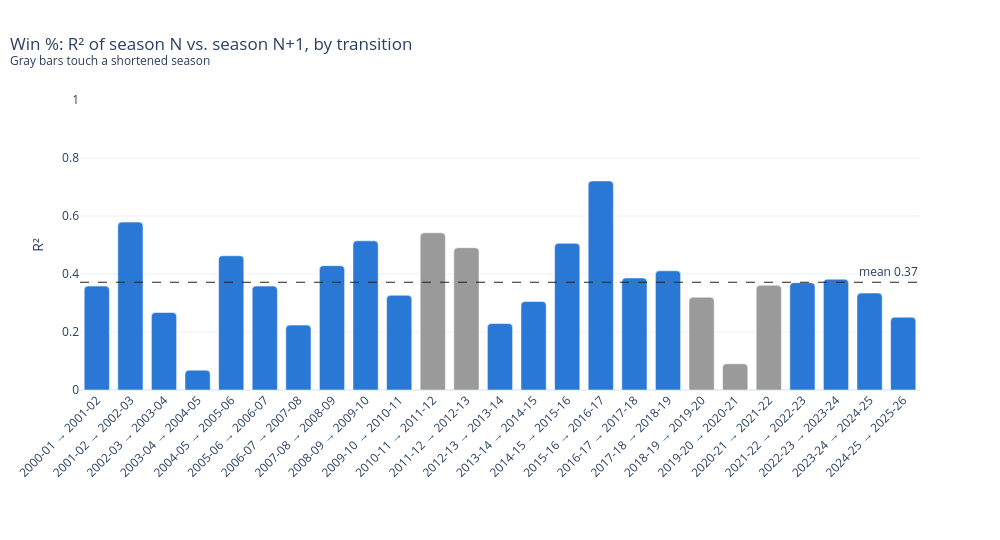

Here is the notebook cell this chart was saved with:
### Code cell
plot_r2_by_pair(r_squared_by_pair(pairs, "win_pct"), "win_pct").show()

### Figure 1 — Plotly figure (JSON) as saved in the notebook; plotly's stock layout.template omitted (floating-point values rounded to 4 significant figures)
{"data": [{"hovertemplate": "%{x}<br>R² = %{y:.3f}<extra></extra>", "marker": {"color": ["#2a78d6", "#2a78d6", "#2a78d6", "#2a78d6", "#2a78d6", "#2a78d6", "#2a78d6", "#2a78d6", "#2a78d6", "#2a78d6", "#9a9a9a", "#9a9a9a", "#2a78d6", "#2a78d6", "#2a78d6", "#2a78d6", "#2a78d6", "#2a78d6", "#9a9a9a", "#9a9a9a", "#9a9a9a", "#2a78d6", "#2a78d6", "#2a78d6", "#2a78d6"], "cornerradius": 4}, "type": "bar", "x": ["2000-01 → 2001-02", "2001-02 → 2002-03", "2002-03 → 2003-04", "2003-04 → 2004-05", "2004-05 → 2005-06", "2005-06 → 2006-07", "2006-07 → 2007-08", "2007-08 → 2008-09", "2008-09 → 2009-10", "2009-10 → 2010-11", "2010-11 → 2011-12", "2011-12 → 2012-13", "2012-13 → 2013-14", "2013-14 → 2014-15", "2014-15 → 2015-16", "2015-16 → 2016-17", "2016-17 → 2017-18", "2017-18 → 2018-19", "2018-19 → 2019-20", "2019-20 → 2020-21", "2020-21 → 2021-22", "2021-22 → 2022-23", "2022-23 → 2023-24", "2023-24 → 2024-25", "2024-25 → 2025-26"], "y": [0.3583, 0.579, 0.2673, 0.06838, 0.4629, 0.3583, 0.2238, 0.4288, 0.5144, 0.3265, 0.542, 0.4908, 0.2291, 0.3053, 0.5059, 0.721, 0.3864, 0.4112, 0.32, 0.09046, 0.3613, 0.3702, 0.3821, 0.3343, 0.2512]}], "layout": {"annotations": [{"showarrow": false, "text": "mean 0.37", "x": 1, "xanchor": "right", "xref": "x domain", "y": 0.3716, "yanchor": "bottom", "yref": "y"}], "bargap": 0.25, "height": 540, "margin": {"b": 150}, "shapes": [{"line": {"color": "#222222", "dash": "dash", "width": 1}, "type": "line", "x0": 0, "x1": 1, "xref": "x domain", "y0": 0.3716, "y1": 0.3716, "yref": "y"}], "title": {"text": "Win %: R² of season N vs. season N+1, by transition<br><sup>Gray bars touch a shortened season</sup>", "x": 0.01}, "width": 1000, "xaxis": {"tickangle": -45}, "yaxis": {"range": [0, 1], "title": {"text": "R²"}}}}
